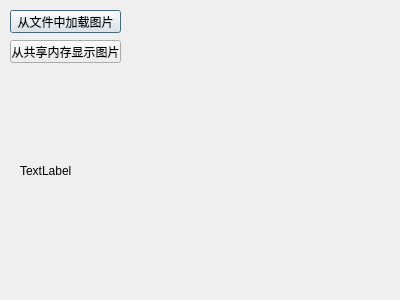
<?xml version="1.0" encoding="UTF-8"?>
<ui version="4.0">
 <class>MyDialog</class>
 <widget class="QDialog" name="MyDialog">
  <property name="geometry">
   <rect>
    <x>0</x>
    <y>0</y>
    <width>400</width>
    <height>300</height>
   </rect>
  </property>
  <property name="windowTitle">
   <string>MyDialog</string>
  </property>
  <widget class="QPushButton" name="loadFromFileButton">
   <property name="geometry">
    <rect>
     <x>10</x>
     <y>10</y>
     <width>111</width>
     <height>23</height>
    </rect>
   </property>
   <property name="text">
    <string>从文件中加载图片</string>
   </property>
  </widget>
  <widget class="QPushButton" name="loadFromSharedMemoryButton">
   <property name="geometry">
    <rect>
     <x>10</x>
     <y>40</y>
     <width>111</width>
     <height>23</height>
    </rect>
   </property>
   <property name="text">
    <string>从共享内存显示图片</string>
   </property>
  </widget>
  <widget class="QLabel" name="label">
   <property name="geometry">
    <rect>
     <x>20</x>
     <y>70</y>
     <width>301</width>
     <height>201</height>
    </rect>
   </property>
   <property name="text">
    <string>TextLabel</string>
   </property>
  </widget>
 </widget>
 <layoutdefault spacing="6" margin="11"/>
 <resources/>
 <connections/>
</ui>
